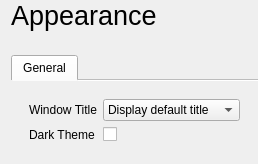
        <widget class="QWidget" name="pageAppearance">
         <layout class="QVBoxLayout" name="verticalLayout_11">
          <property name="topMargin">
           <number>0</number>
          </property>
          <property name="rightMargin">
           <number>0</number>
          </property>
          <property name="bottomMargin">
           <number>0</number>
          </property>
          <item>
           <widget class="QWidget" name="pageAppearanceTitleContainerWidget" native="true">
            <property name="sizePolicy">
             <sizepolicy hsizetype="Preferred" vsizetype="Minimum">
              <horstretch>0</horstretch>
              <verstretch>0</verstretch>
             </sizepolicy>
            </property>
            <layout class="QVBoxLayout" name="verticalLayout_12">
             <property name="spacing">
              <number>0</number>
             </property>
             <property name="leftMargin">
              <number>0</number>
             </property>
             <property name="topMargin">
              <number>0</number>
             </property>
             <property name="rightMargin">
              <number>0</number>
             </property>
             <property name="bottomMargin">
              <number>18</number>
             </property>
             <item>
              <widget class="QLabel" name="pageAppearanceTitleLabel">
               <property name="font">
                <font>
                 <pointsize>20</pointsize>
                </font>
               </property>
               <property name="text">
                <string>Appearance</string>
               </property>
              </widget>
             </item>
            </layout>
           </widget>
          </item>
          <item>
           <widget class="QWidget" name="pageAppearanceContentContainerWidget" native="true">
            <layout class="QHBoxLayout" name="horizontalLayout_4">
             <property name="leftMargin">
              <number>0</number>
             </property>
             <property name="topMargin">
              <number>0</number>
             </property>
             <property name="rightMargin">
              <number>0</number>
             </property>
             <property name="bottomMargin">
              <number>0</number>
             </property>
             <item>
              <widget class="QTabWidget" name="pageAppearanceParentTabWidget">
               <property name="tabPosition">
                <enum>QTabWidget::North</enum>
               </property>
               <property name="tabShape">
                <enum>QTabWidget::Rounded</enum>
               </property>
               <property name="currentIndex">
                <number>0</number>
               </property>
               <property name="documentMode">
                <bool>true</bool>
               </property>
               <widget class="QWidget" name="pageAppearanceGeneralTabWidget">
                <attribute name="title">
                 <string>General</string>
                </attribute>
                <layout class="QHBoxLayout" name="horizontalLayout_7">
                 <item>
                  <widget class="QWidget" name="pageAppearanceGeneralContainerWidget" native="true">
                   <layout class="QFormLayout" name="formLayout_4">
                    <item row="0" column="0">
                     <widget class="QLabel" name="pageAppearanceGeneralWindowTitleLabel">
                      <property name="text">
                       <string>Window Title</string>
                      </property>
                     </widget>
                    </item>
                    <item row="0" column="1">
                     <widget class="QComboBox" name="pageAppearanceGeneralWindowTitleComboBox">
                      <item>
                       <property name="text">
                        <string>Display default title</string>
                       </property>
                      </item>
                      <item>
                       <property name="text">
                        <string>Display video title</string>
                       </property>
                      </item>
                      <item>
                       <property name="text">
                        <string>Display video path</string>
                       </property>
                      </item>
                     </widget>
                    </item>
                    <item row="1" column="0">
                     <widget class="QLabel" name="pageAppearanceGeneralDarkThemeLabel">
                      <property name="text">
                       <string>Dark Theme</string>
                      </property>
                     </widget>
                    </item>
                    <item row="1" column="1">
                     <widget class="QCheckBox" name="pageAppearanceGeneralDarkThemeCheckBox">
                      <property name="enabled">
                       <bool>true</bool>
                      </property>
                      <property name="sizePolicy">
                       <sizepolicy hsizetype="Preferred" vsizetype="Preferred">
                        <horstretch>0</horstretch>
                        <verstretch>0</verstretch>
                       </sizepolicy>
                      </property>
                      <property name="text">
                       <string notr="true"/>
                      </property>
                     </widget>
                    </item>
                   </layout>
                  </widget>
                 </item>
                </layout>
               </widget>
              </widget>
             </item>
            </layout>
           </widget>
          </item>
         </layout>
        </widget>
